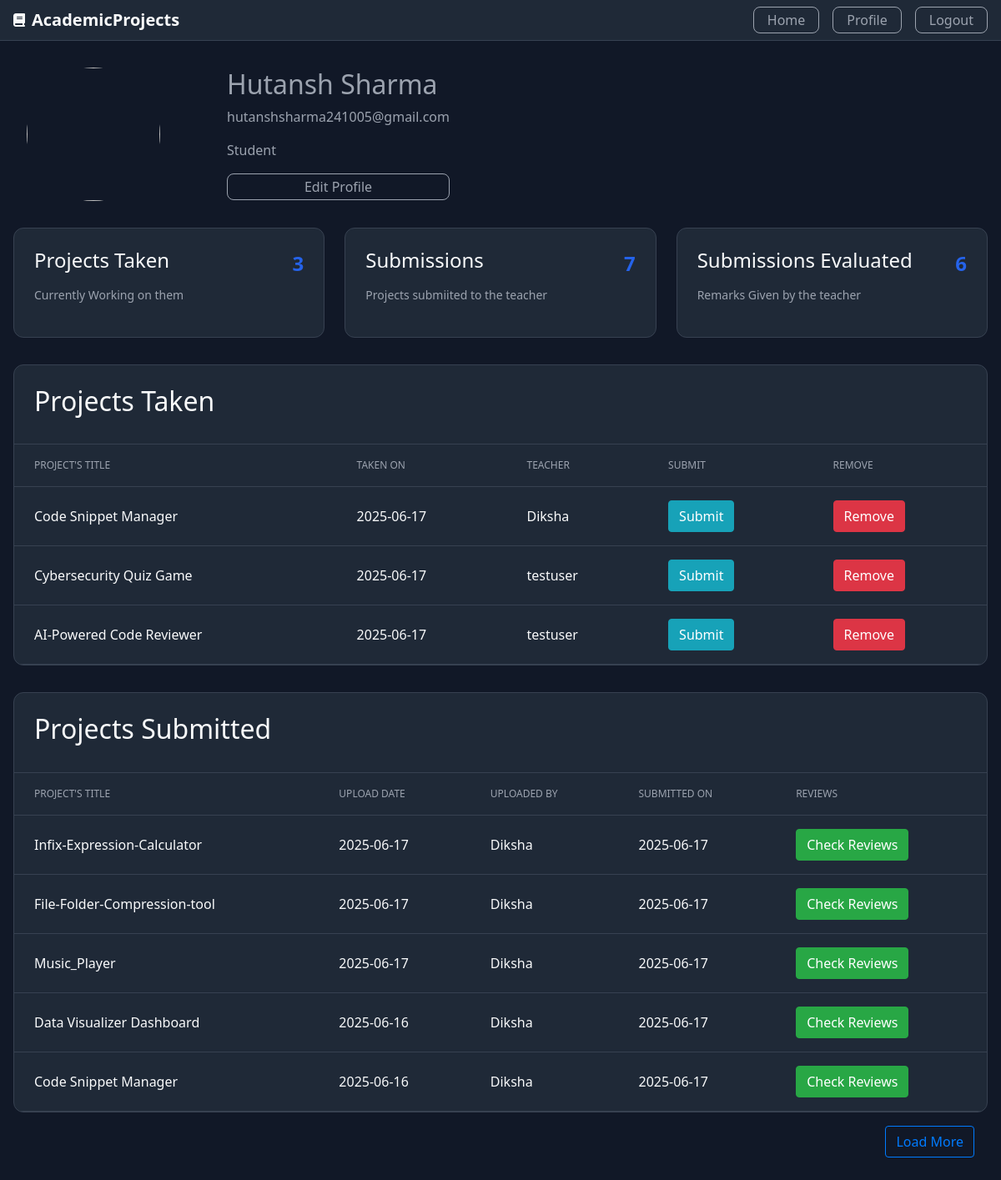
The app's page /profile (signed in), older data.
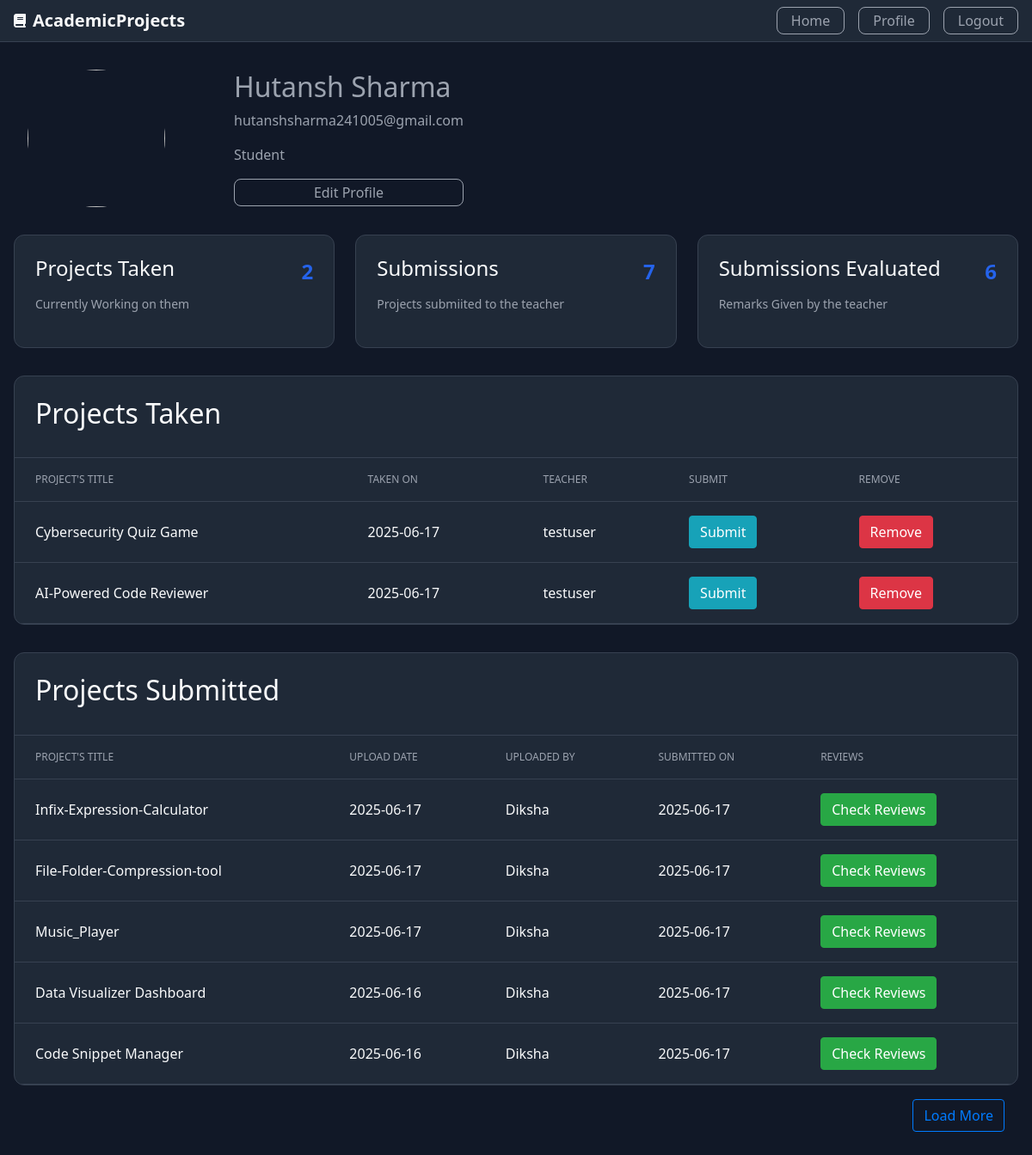
The same page, newer data.
### Project/models.py (models this page shows, shortened)
class User(db.Model,UserMixin):
    id=db.Column(db.Integer,primary_key=True)
    username=db.Column(db.String(30),unique=True,nullable=False)
    email=db.Column(db.String(30),unique=True,nullable=False)
    password=db.Column(db.String(80),unique=False,nullable=False)
    total_projects=db.Column(db.Integer,nullable=False,default=0)
    total_projects_taken=db.Column(db.Integer,nullable=False,default=0)
    total_projects_submitted=db.Column(db.Integer,nullable=False,default=0)
    total_projects_evaluated=db.Column(db.Integer,nullable=False,default=0)
    profile_picture=db.Column(db.String(80),nullable=False,default="default.png")
    role=db.Column(db.String(80),nullable=False)
    project=db.relationship("Project",backref="user",lazy=True,cascade="all,delete")
    submission=db.relationship("Submission",backref="user",lazy=True,cascade="all,delete")
    evaluation=db.relationship("Evaluation",backref="user",lazy=True,cascade="all,delete")
    project_taken=db.relationship("Project_Taken",backref="user",lazy=True,cascade="all,delete")

class Project_Taken(db.Model):
    id=db.Column(db.Integer,primary_key=True)
    taken_at=db.Column(db.DateTime,nullable=False,default=datetime.utcnow)
    project_id=db.Column(db.Integer,db.ForeignKey('project.id'))
    student_id=db.Column(db.Integer,db.ForeignKey('user.id'))

class Project(db.Model):
    id=db.Column(db.Integer,primary_key=True)
    title=db.Column(db.String(100),nullable=False)
    description=db.Column(db.Text,nullable=False)
    skills=db.Column(db.Text,nullable=False)
    descriptive_pdf=db.Column(db.String(80),nullable=False,default='No pdf')
    user_count=db.Column(db.Integer,nullable=False,default=0)
    created_at=db.Column(db.DateTime,nullable=False,default=datetime.utcnow)
    created_by=db.Column(db.Integer,db.ForeignKey('user.id'))
    submission=db.relationship('Submission',backref='project',lazy=True,cascade="all,delete")
    evaluation=db.relationship('Evaluation',backref='project',lazy=True,cascade="all,delete")
    project_taken_by=db.relationship('Project_Taken',backref='project',lazy=True,cascade="all,delete")

class Submission(db.Model):
    id=db.Column(db.Integer,primary_key=True)
    submitted_at=db.Column(db.DateTime,nullable=False,default=datetime.utcnow)
    submission_link=db.Column(db.Text,nullable=False)
    info=db.Column(db.Text)
    project_id=db.Column(db.Integer,db.ForeignKey('project.id'))
    student_id=db.Column(db.Integer,db.ForeignKey('user.id'))
    evaluation=db.relationship('Evaluation',backref='submission',lazy=True,cascade="all,delete")

### Project/users/routes.py (the view)
@users.route("/profile")
@login_required
def profile():
    img_src=url_for("static",filename="/profile_pics/"+current_user.profile_picture)
    if current_user.role=='teacher':
        project_loadmore=False
        submission_loadmore=False
        evaluation_loadmore=False
        projects=current_user.project
        if len(projects)>5:
            project_loadmore=True
        submissions=[]
        for i in projects:
            submission=Submission.query.filter_by(project=i).all()
            submissions.extend(submission)
        projects.reverse()
        submissions.reverse()
        if len(submissions)>5:
            submission_loadmore=True
        evaluation=current_user.evaluation
        evaluation.reverse()
        if len(evaluation)>5:
            evaluation_loadmore=True
        return render_template("profile_teacher.html",img_src=img_src,projects=projects[:5],submissions=submissions[:5],
                               evaluation=evaluation[:5],plm=project_loadmore,slm=submission_loadmore,elm=evaluation_loadmore)
    elif current_user.role=='student':
        project_loadmore=False
        submission_loadmore=False
        projects=current_user.project_taken
        projects.reverse()
        if len(projects)>5:
            project_loadmore=True
        submissions=current_user.submission
        submissions.reverse()
        if len(submissions)>5:
            submission_loadmore=True
        return render_template("profile_student.html",img_src=img_src,projects=projects[:5],submissions=submissions[:5],plm=project_loadmore,slm=submission_loadmore)

### Project/models.py (called while the page is built)
@loginmanager.user_loader
def user_loader(user_id):
    user=User.query.get(user_id)
    return user

### Project/templates/profile_student.html (shortened to what this page needs)
{% extends "layout.html" %}
{% block content %}
    <main class="container dashboard">
    <div class="profile-header">
      <img class="rounded-circle account-img img-profile" src="{{img_src}}">
      <div class="details">
        <h2>{{current_user.username}}</h2>
        <p>{{current_user.email}}</p>
        <p>{{current_user.role.capitalize()}}</p>
        <a class="button" href="{{url_for('users.update_profile')}}">Edit Profile</a>
      </div>
    </div>
    <div class="proj-grid">
      <div class="proj-card">
        <div class="proj-content">
          <h4>Projects Taken</h4>
          <span class="proj-number">{{current_user.total_projects_taken}}</span>
        </div>
        <p>Currently Working on them</p>
      </div>
      <div class="proj-card">
        <div class="proj-content">
          <h4>Submissions</h4>
          <span class="proj-number">{{current_user.total_projects_submitted}}</span>
        </div>
        <p>Projects submiited to the teacher</p>
      </div>
      <div class="proj-card">
        <div class="proj-content">
          <h4>Submissions Evaluated</h4>
          <span class="proj-number">{{current_user.total_projects_evaluated}}</span>
        </div>
        <p>Remarks Given by the teacher</p>
      </div>
    </div>
    <div class="projects-table-outer">
    <div class="projects-table-container">
      <div class="table-header">
        <h2>Projects Taken</h2>
      </div>
      <div class="table-responsive">
        <table>
          <thead>
            <tr>
              <th>Project's Title</th>
              <th>Taken on</th>
              <th>Teacher</th>
              <th>Submit</th>
              <th>Remove</th>
            </tr>
          </thead>
          <tbody>
            {% for i in projects %}
              <tr>
                <td>{{i.project.title}}</td>
                <td>{{i.taken_at.strftime("%Y-%m-%d")}}</td>
                <td>{{i.project.user.username}}</td>
                <td><a class="btn btn-info" href="{{url_for('projects.submit_proj_taken',project_taken_id=i.id)}}">Submit</a></td>
                <td><button type="button" class="btn btn-danger" data-toggle="modal" data-target="#deleteModal">Remove</button>
                </td>
              </tr>
            {% endfor %}
          </tbody>
        </table>
      </div>
      </div>
    </div>
    <div class="projects-table-outer">
    <div class="projects-table-container">
      <div class="table-header">
        <h2>Projects Submitted</h2>
      </div>
      <div class="table-responsive">
        <table>
          <thead>
            <tr>
              <th>Project's Title</th>
              <th>Upload Date</th>
              <th>Uploaded by</th>
              <th>Submitted on</th>
              <th>Reviews</th>
            </tr>
          </thead>
          <tbody>
            {% for i in submissions %}
              <tr>
                <td>{{i.project.title}}</td>
                <td>{{i.project.created_at.strftime("%Y-%m-%d")}}</td>
                <td>{{i.project.user.username}}</td>
                <td>{{i.submitted_at.strftime("%Y-%m-%d")}}</td>
                {% if not i.evaluation %}
                  <td><a class="btn btn-dark">No Reviews yet</a></td>
                {% else %}
                  <td><a class="btn btn-success" href="{{url_for('projects.reviews',id=i.evaluation[0].id)}}">Check Reviews</a></td>
                {% endif %}
              </tr>
            {% endfor %}
          </tbody>
        </table>
      </div>
      </div>
      <div class="outer-position-btn">
        {% if slm %}
          <a class="btn btn-outline-primary position-btn" href="{{url_for('projects.more_info_submitted')}}">Load More</a>
        {% endif %}
      </div>
    </div>
  </main>
{% endblock content %}

Row changes from the older to the newer data that the page shows:
removed Project_Taken: project "Code Snippet Manager", taken_at "2025-06-17", project.user.username "Diksha"
changed User "Hutansh Sharma": total_projects_taken "3" → "2"
